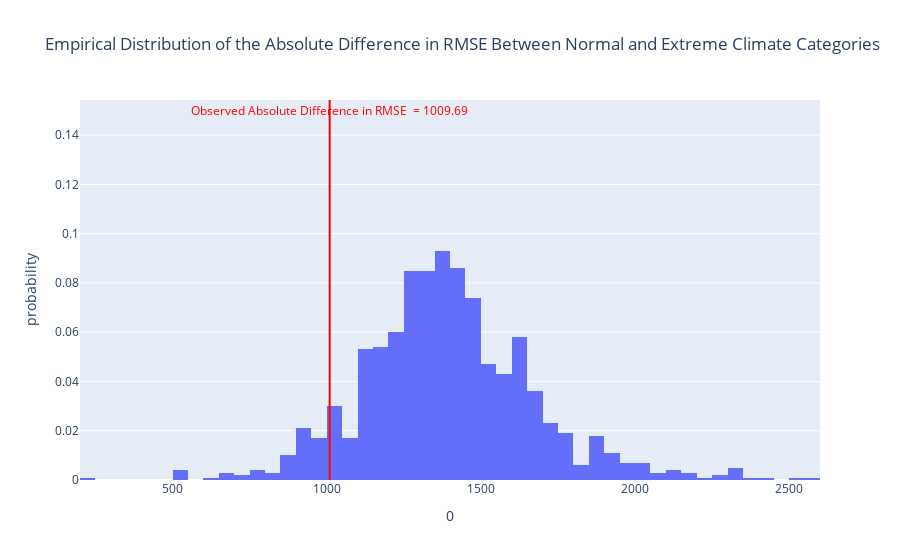

Source (notebook cell):
### Code cell
fig = px.histogram(
    pd.DataFrame(diffs), 
    x = 0, 
    nbins = 50,
    histnorm = 'probability',
    title='Empirical Distribution of the Absolute Difference in RMSE Between Normal and Extreme Climate Categories'
)
fig.add_vline(x = observed_rmse_diff, line_color = 'red')
fig.add_annotation(text=f'<span style="color:red">Observed Absolute Difference in RMSE  = {round(observed_rmse_diff, 2)}</span>',
                   x = observed_rmse_diff, showarrow=False, y=0.15)
fig.show()
fig.write_html('rmse_normal_vs_extreme.html', include_plotlyjs='cdn')

### Figure 1 — Plotly figure (JSON) as saved in the notebook; plotly's stock layout.template omitted (floating-point values rounded to 4 significant figures; data arrays with more than 128 entries replaced by an {"elided": "..."} marker saying what was removed)
{"data": [{"alignmentgroup": "True", "bingroup": "x", "histnorm": "probability", "hovertemplate": "0=%{x}<br>probability=%{y}<extra></extra>", "legendgroup": "", "marker": {"color": "#636efa", "pattern": {"shape": ""}}, "name": "", "nbinsx": 50, "offsetgroup": "", "orientation": "v", "showlegend": false, "type": "histogram", "x": {"elided": "1000 float values"}, "xaxis": "x", "yaxis": "y"}], "layout": {"annotations": [{"showarrow": false, "text": "<span style=\"color:red\">Observed Absolute Difference in RMSE  = 1009.69</span>", "x": 1010.0, "y": 0.15}], "autosize": true, "barmode": "relative", "legend": {"tracegroupgap": 0}, "shapes": [{"line": {"color": "red"}, "type": "line", "x0": 1010.0, "x1": 1010.0, "xref": "x", "y0": 0, "y1": 1, "yref": "y domain"}], "title": {"text": "Empirical Distribution of the Absolute Difference in RMSE Between Normal and Extreme Climate Categories"}, "xaxis": {"anchor": "y", "autorange": true, "domain": [0, 1], "range": [200, 2600], "title": {"text": "0"}, "type": "linear"}, "yaxis": {"anchor": "x", "autorange": true, "domain": [0, 1], "range": [0, 0.1584], "title": {"text": "probability"}}}}
